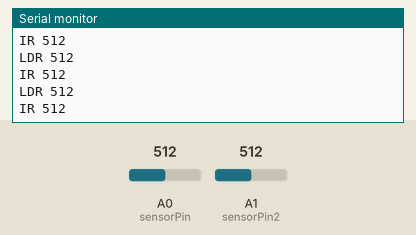
This sketch was run on a simulated Arduino Uno, built with avr-gcc and run on an emulated ATmega328P. Shown: the last lines printed to the serial monitor. The inputs (shaded band) are chosen by the test bench; at power-on: A0 (sensorPin) = 512, A1 (sensorPin2) = 512.

Above: at 1.2 s.
1.3 s: A0 (sensorPin) set to 716
At 1.31 s:
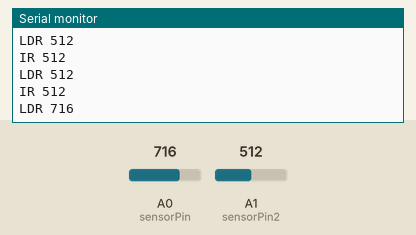
2.8 s: A1 (sensorPin2) set to 716
At 2.82 s:
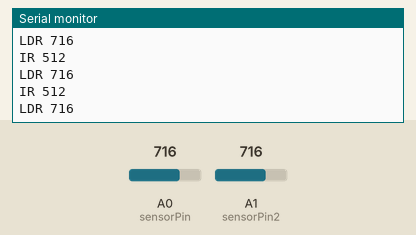
4.3 s: A0 (sensorPin) set to 900
At 4.33 s:
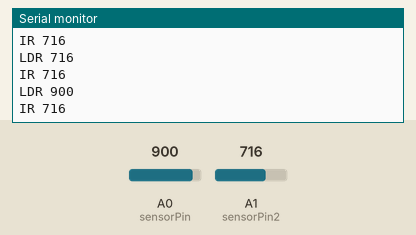
5.8 s: A1 (sensorPin2) set to 900
At 5.84 s:
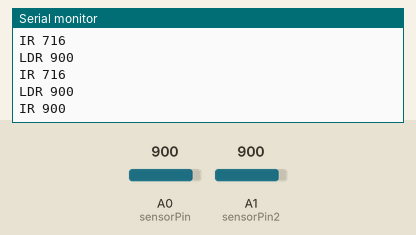
Timing chart, 0 to 8.3 s (numbered marks = the images above; inputs shaded):
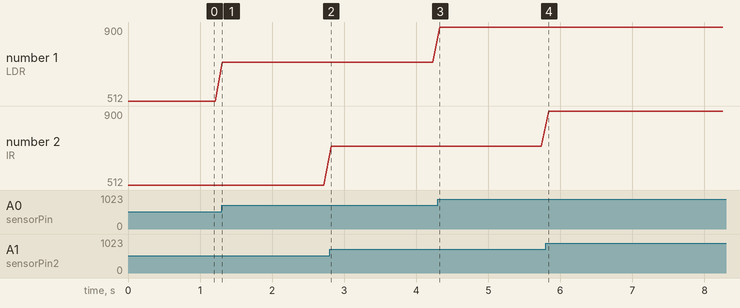

The sketch:

lightSensor_v3.ino
```cpp
int sensorPin = 0;
int value = 0;
int sensorPin2 = 1;
int value2 = 0;

/*int ledPin = 4;

int value2 = 0;
int mv = 0;
*/

void setup() {
  Serial.begin(57600);
 // pinMode(ledPin, OUTPUT);
  pinMode(sensorPin, INPUT);
  pinMode(sensorPin2, INPUT);


}

void loop() {
  value = analogRead(sensorPin);
  value2 = analogRead(sensorPin2);

  Serial.print("LDR ");
  Serial.println(value);
  Serial.print("IR ");
  Serial.println(value2);

 /* if (value2 > 0) {
    digitalWrite(ledPin, HIGH);
                      }
  else {
    digitalWrite(ledPin, LOW);
         }
 */
  delay(100);

}
```

Measured:
- after the input at 1.3 s, the serial monitor: prints a new line at once (image 1)
- after the input at 4.3 s, the serial monitor: prints a new line at once (image 3)
- after the input at 5.8 s, the serial monitor: prints a new line at once (image 4)
- plotted number 1: 512 → 716 after the input at 1.3 s, 716 → 900 after the input at 4.3 s
